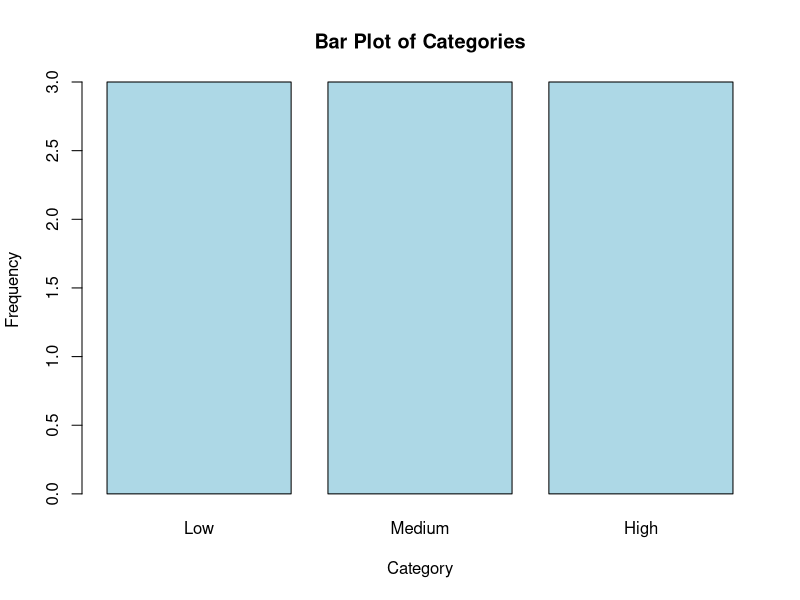

The R source for this figure:
# ---------------------------------------------------------
# Factors in R: Full Program with Explanations
# ---------------------------------------------------------

# 1. Creating a character vector representing categorical data.
categories <- c("High", "Low", "Medium", "Medium", "High", "Low", "Medium", "High", "Low")
cat("Original character vector:\n")
print(categories)

# 2. Converting the character vector to a factor.
# By default, the levels are sorted alphabetically.
cat("\nConverting to factor (default ordering):\n")
f <- factor(categories)
print(f)
cat("Levels of f:\n")
print(levels(f))
cat("Summary of factor f:\n")
print(summary(f))

# 3. Creating an ordered factor with custom level ordering.
cat("\nCreating an ordered factor with levels: Low < Medium < High\n")
ordered_f <- factor(categories, levels = c("Low", "Medium", "High"), ordered = TRUE)
print(ordered_f)
cat("Levels of ordered_f:\n")
print(levels(ordered_f))
cat("Summary of ordered factor ordered_f:\n")
print(summary(ordered_f))

# 4. Demonstrating conversion from factor to numeric.
# Warning: Direct conversion gives the internal integer codes.
cat("\nConverting ordered_f to numeric (internal codes):\n")
numeric_codes <- as.numeric(ordered_f)
print(numeric_codes)

# If the factor levels are numbers stored as characters, convert correctly:
# (For demonstration, assume a factor with numeric values as strings)
numeric_char <- c("10", "20", "30", "20", "10")
f_numeric <- factor(numeric_char)
cat("\nFactor with numeric values as characters:\n")
print(f_numeric)
# Incorrect conversion (will give internal codes):
incorrect_numeric <- as.numeric(f_numeric)
cat("Direct conversion to numeric (incorrect):\n")
print(incorrect_numeric)
# Correct conversion:
correct_numeric <- as.numeric(as.character(f_numeric))
cat("Proper conversion to numeric (correct):\n")
print(correct_numeric)

# 5. Adding a new level to a factor.
cat("\nAdding a new level 'Very High' to the ordered factor ordered_f\n")
# Note: Since none of the current values are "Very High", it will appear as NA when assigned.
extended_f <- factor(ordered_f, levels = c("Low", "Medium", "High", "Very High"), ordered = TRUE)
print(extended_f)

# 6. Renaming factor levels.
cat("\nRenaming the levels of the extended factor:\n")
# Let's rename: Low -> L, Medium -> M, High -> H, Very High -> VH
levels(extended_f) <- c("L", "M", "H", "VH")
print(extended_f)
cat("New levels after renaming:\n")
print(levels(extended_f))

# 7. Using factors in a data frame.
cat("\nCreating a data frame with an ordered factor column.\n")
df <- data.frame(
  ID = 1:length(categories),
  Category = factor(categories, levels = c("Low", "Medium", "High"), ordered = TRUE)
)
print(df)
cat("Summary of data frame:\n")
print(summary(df))

# 8. Plotting factor data.
# This will create a bar plot of the frequency of each category.
cat("\nGenerating a bar plot for the Category column in the data frame.\n")
barplot(table(df$Category),
        main = "Bar Plot of Categories",
        xlab = "Category",
        ylab = "Frequency",
        col = "lightblue")

# ---------------------------------------------------------
# End of Factors in R Program
# ---------------------------------------------------------
